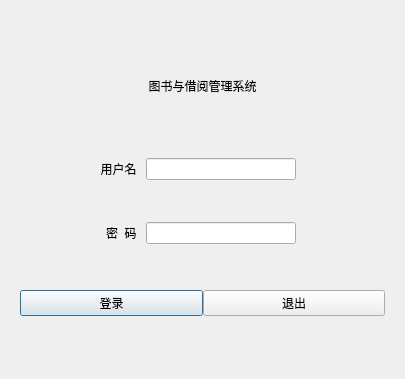
<?xml version="1.0" encoding="UTF-8"?>
<ui version="4.0">
 <class>Login</class>
 <widget class="QDialog" name="Login">
  <property name="geometry">
   <rect>
    <x>0</x>
    <y>0</y>
    <width>405</width>
    <height>379</height>
   </rect>
  </property>
  <property name="windowTitle">
   <string>Dialog</string>
  </property>
  <property name="styleSheet">
   <string notr="true">QLabel#lb_title{font: 40px'黑体';}
QLabel#lb_txt1{font: 20px'楷体';}
QLabel#lb_txt2{font: 20px'楷体';}</string>
  </property>
  <layout class="QGridLayout" name="gridLayout">
   <item row="0" column="0">
    <widget class="QWidget" name="widget" native="true">
     <layout class="QGridLayout" name="gridLayout_2">
      <item row="1" column="1" colspan="2">
       <widget class="QLineEdit" name="lineEdit">
        <property name="maximumSize">
         <size>
          <width>150</width>
          <height>16777215</height>
         </size>
        </property>
       </widget>
      </item>
      <item row="2" column="0">
       <widget class="QLabel" name="lb_txt2">
        <property name="maximumSize">
         <size>
          <width>140</width>
          <height>16777215</height>
         </size>
        </property>
        <property name="text">
         <string>密  码 </string>
        </property>
        <property name="alignment">
         <set>Qt::AlignmentFlag::AlignRight|Qt::AlignmentFlag::AlignTrailing|Qt::AlignmentFlag::AlignVCenter</set>
        </property>
       </widget>
      </item>
      <item row="1" column="0">
       <widget class="QLabel" name="lb_txt1">
        <property name="text">
         <string>用户名 </string>
        </property>
        <property name="alignment">
         <set>Qt::AlignmentFlag::AlignRight|Qt::AlignmentFlag::AlignTrailing|Qt::AlignmentFlag::AlignVCenter</set>
        </property>
       </widget>
      </item>
      <item row="2" column="1" colspan="2">
       <widget class="QLineEdit" name="lineEdit_2">
        <property name="maximumSize">
         <size>
          <width>150</width>
          <height>16777215</height>
         </size>
        </property>
       </widget>
      </item>
      <item row="0" column="0" colspan="3">
       <widget class="QLabel" name="lb_title">
        <property name="maximumSize">
         <size>
          <width>16777215</width>
          <height>60</height>
         </size>
        </property>
        <property name="text">
         <string>图书与借阅管理系统</string>
        </property>
        <property name="alignment">
         <set>Qt::AlignmentFlag::AlignCenter</set>
        </property>
       </widget>
      </item>
      <item row="3" column="0" colspan="3">
       <widget class="QWidget" name="widget_2" native="true">
        <property name="maximumSize">
         <size>
          <width>16777215</width>
          <height>35</height>
         </size>
        </property>
        <layout class="QGridLayout" name="gridLayout_3">
         <property name="leftMargin">
          <number>0</number>
         </property>
         <property name="topMargin">
          <number>0</number>
         </property>
         <property name="rightMargin">
          <number>0</number>
         </property>
         <property name="bottomMargin">
          <number>0</number>
         </property>
         <property name="spacing">
          <number>0</number>
         </property>
         <item row="0" column="0">
          <widget class="QPushButton" name="btn_login">
           <property name="text">
            <string>登录</string>
           </property>
          </widget>
         </item>
         <item row="0" column="1">
          <widget class="QPushButton" name="btn_exit">
           <property name="text">
            <string>退出</string>
           </property>
          </widget>
         </item>
        </layout>
       </widget>
      </item>
     </layout>
    </widget>
   </item>
  </layout>
 </widget>
 <resources/>
 <connections/>
</ui>
